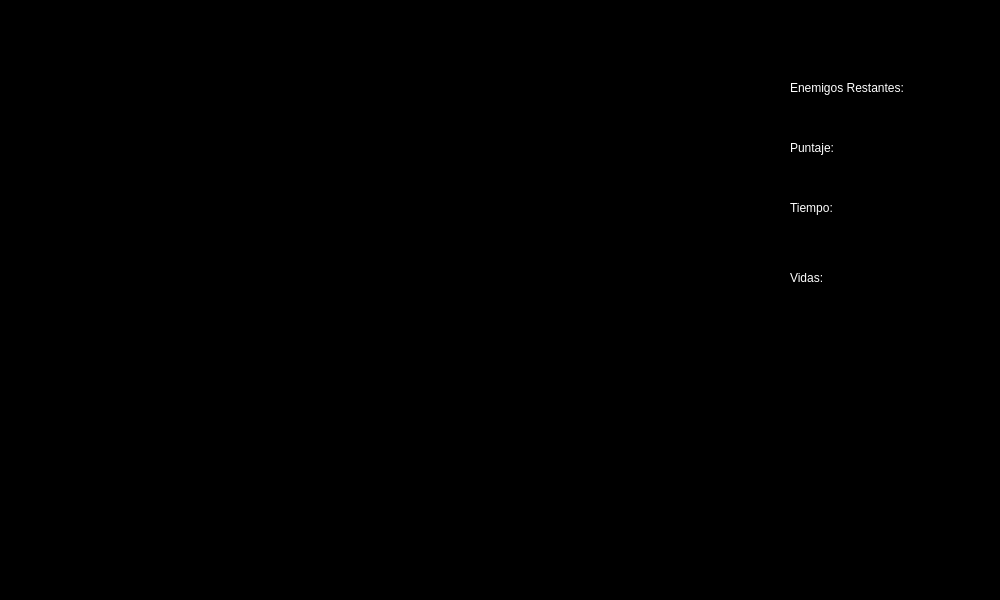
<?xml version="1.0" encoding="UTF-8"?>
<ui version="4.0">
 <class>JuegoPrincipal</class>
 <widget class="QMainWindow" name="JuegoPrincipal">
  <property name="geometry">
   <rect>
    <x>0</x>
    <y>0</y>
    <width>1000</width>
    <height>600</height>
   </rect>
  </property>
  <property name="windowTitle">
   <string>JuegoPrincipal</string>
  </property>
  <property name="styleSheet">
   <string notr="true">#centralwidget{
background:black;
}

#frame{
background:blacl;

}

#enemigos{
color:white;
}

#eRestantes{
color:white;
}

#ePuntaje{
color:white
}

#puntaje{
color:white
}

#tiempo{
color:white
}

#eTiempo{
color:white
}

#vidas{
color:white
}

#eVidas{
color:white
}</string>
  </property>
  <widget class="QWidget" name="centralwidget">
   <widget class="QFrame" name="frame">
    <property name="geometry">
     <rect>
      <x>30</x>
      <y>20</y>
      <width>741</width>
      <height>541</height>
     </rect>
    </property>
    <property name="frameShape">
     <enum>QFrame::StyledPanel</enum>
    </property>
    <property name="frameShadow">
     <enum>QFrame::Raised</enum>
    </property>
   </widget>
   <widget class="QLabel" name="enemigos">
    <property name="geometry">
     <rect>
      <x>790</x>
      <y>80</y>
      <width>141</width>
      <height>16</height>
     </rect>
    </property>
    <property name="text">
     <string>Enemigos Restantes:</string>
    </property>
   </widget>
   <widget class="QLabel" name="eRestantes">
    <property name="geometry">
     <rect>
      <x>810</x>
      <y>100</y>
      <width>58</width>
      <height>16</height>
     </rect>
    </property>
    <property name="text">
     <string/>
    </property>
   </widget>
   <widget class="QLabel" name="puntaje">
    <property name="geometry">
     <rect>
      <x>790</x>
      <y>140</y>
      <width>141</width>
      <height>16</height>
     </rect>
    </property>
    <property name="text">
     <string>Puntaje:</string>
    </property>
   </widget>
   <widget class="QLabel" name="ePuntaje">
    <property name="geometry">
     <rect>
      <x>810</x>
      <y>160</y>
      <width>58</width>
      <height>16</height>
     </rect>
    </property>
    <property name="text">
     <string/>
    </property>
   </widget>
   <widget class="QLabel" name="tiempo">
    <property name="geometry">
     <rect>
      <x>790</x>
      <y>200</y>
      <width>58</width>
      <height>16</height>
     </rect>
    </property>
    <property name="text">
     <string>Tiempo:</string>
    </property>
   </widget>
   <widget class="QLabel" name="eTiempo">
    <property name="geometry">
     <rect>
      <x>810</x>
      <y>220</y>
      <width>58</width>
      <height>16</height>
     </rect>
    </property>
    <property name="text">
     <string/>
    </property>
   </widget>
   <widget class="QLabel" name="vidas">
    <property name="geometry">
     <rect>
      <x>790</x>
      <y>270</y>
      <width>58</width>
      <height>16</height>
     </rect>
    </property>
    <property name="text">
     <string>Vidas:</string>
    </property>
   </widget>
   <widget class="QLabel" name="eVidas">
    <property name="geometry">
     <rect>
      <x>810</x>
      <y>290</y>
      <width>58</width>
      <height>16</height>
     </rect>
    </property>
    <property name="text">
     <string/>
    </property>
   </widget>
  </widget>
 </widget>
 <resources/>
 <connections/>
</ui>
